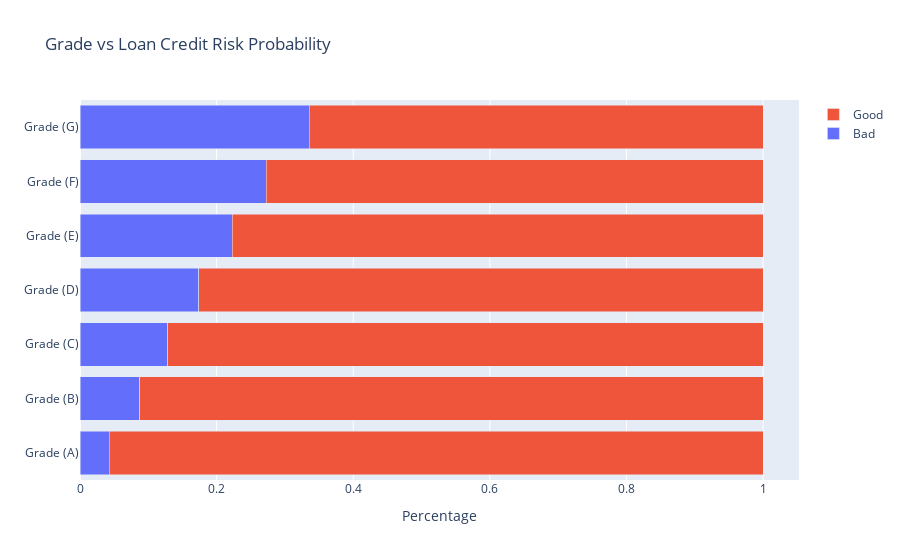

The notebook cell saved with this chart:
### Markdown cell above
### Grade

### Code cell
col = 'grade'
titleize = inflection.titleize(col)
grade_target = pd.crosstab(df_viz['grade'], df_viz['target'], normalize='index', colnames=[None]).reset_index().sort_values('bad')
grade_target['grade'] = grade_target['grade'].str.upper().sort_values()
grade_target['grade'] = grade_target['grade'].apply(lambda x: f'{titleize} ({x})')

fig = go.Figure()
fig.add_trace(go.Bar(
    y=grade_target['grade'],
    x=grade_target['bad'],
    name='Bad',
    orientation='h'
))
fig.add_trace(go.Bar(
    y=grade_target['grade'],
    x=grade_target['good'],
    name='Good',
    orientation='h'
))

fig.update_layout(barmode='stack',
                 xaxis_title='Percentage',
                 title='Grade vs Loan Credit Risk Probability')
fig.show()

### Figure 1 — Plotly figure (JSON) as saved in the notebook; plotly's stock layout.template omitted (floating-point values rounded to 4 significant figures)
{"data": [{"name": "Bad", "orientation": "h", "type": "bar", "x": [0.04302, 0.08733, 0.1287, 0.1735, 0.2226, 0.2725, 0.3353], "y": ["Grade (A)", "Grade (B)", "Grade (C)", "Grade (D)", "Grade (E)", "Grade (F)", "Grade (G)"]}, {"name": "Good", "orientation": "h", "type": "bar", "x": [0.957, 0.9127, 0.8713, 0.8265, 0.7774, 0.7275, 0.6647], "y": ["Grade (A)", "Grade (B)", "Grade (C)", "Grade (D)", "Grade (E)", "Grade (F)", "Grade (G)"]}], "layout": {"autosize": true, "barmode": "stack", "title": {"text": "Grade vs Loan Credit Risk Probability"}, "xaxis": {"autorange": true, "range": [0, 1.053], "title": {"text": "Percentage"}, "type": "linear"}, "yaxis": {"autorange": true, "range": [-0.5, 6.5], "type": "category"}}}
